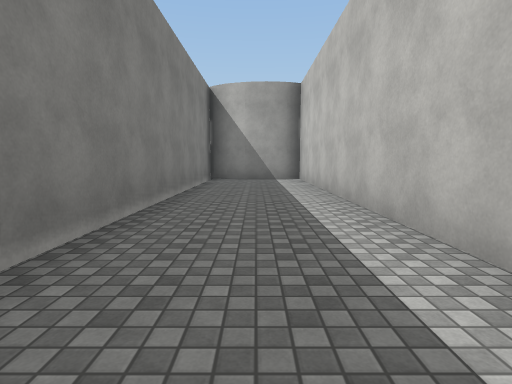
View 1 (above)

16 first-person views from a walk through a scene from a Unity 3-D project. The camera is 1.3 m above the floor, tilts 6° down and sees 80° across. The floor is counted in squares, 2.4 m on a side. Each view is taken from the middle of a square. On the plan, view 1 faces up. The plan holds only what a view shows up to about 9 squares ahead; the rest is blank. The place goes on beyond the plan. The player character is not drawn. Surface patterns are stand-ins for the level's own textures.

View 2
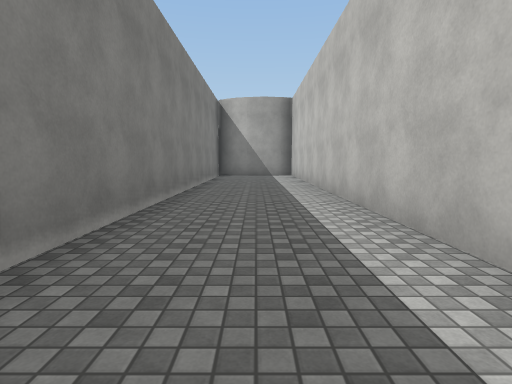

View 3
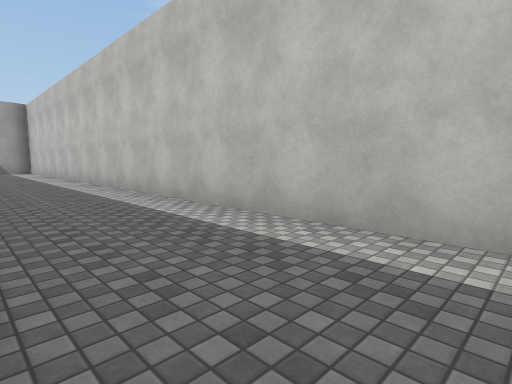

View 4
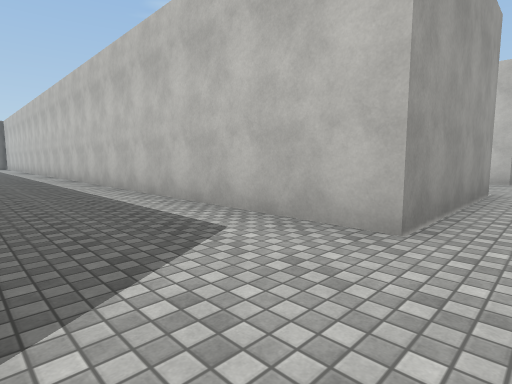

View 5
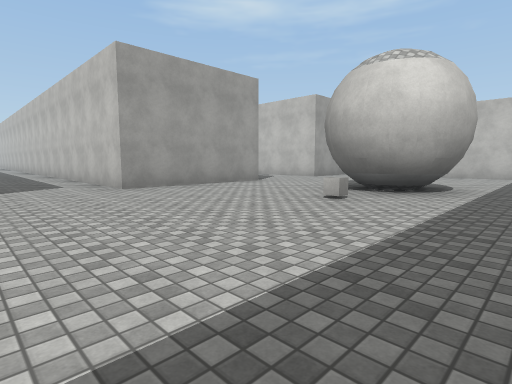

View 6
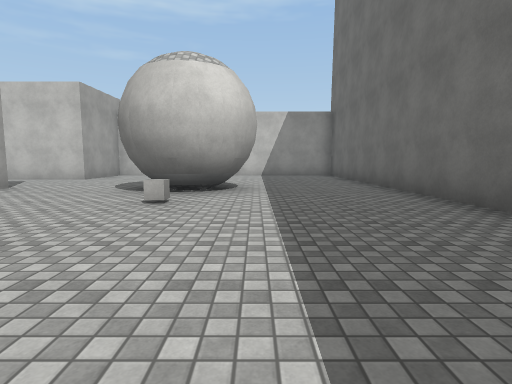

View 7
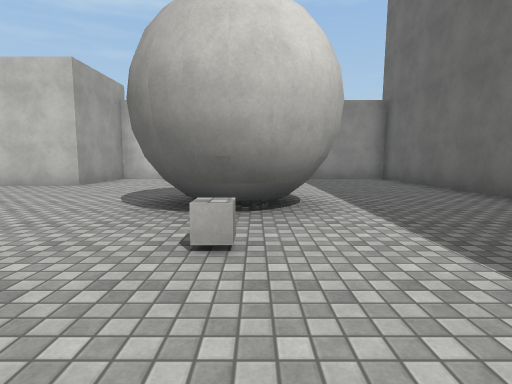

View 8
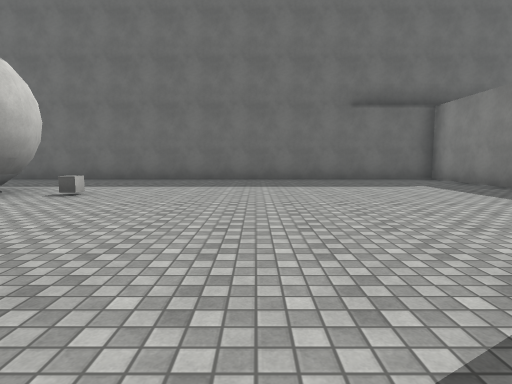

View 9
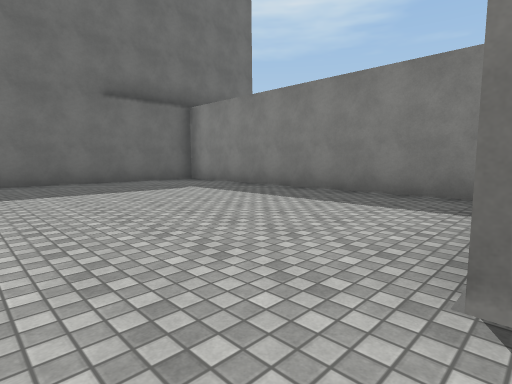

View 10
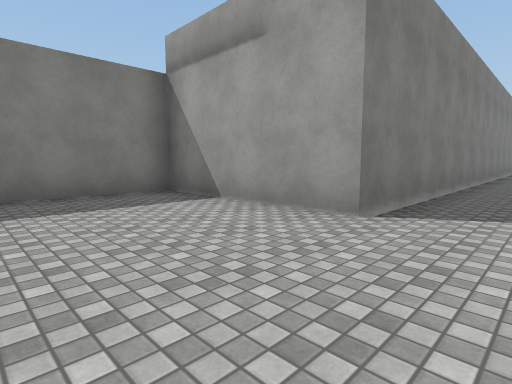

View 11
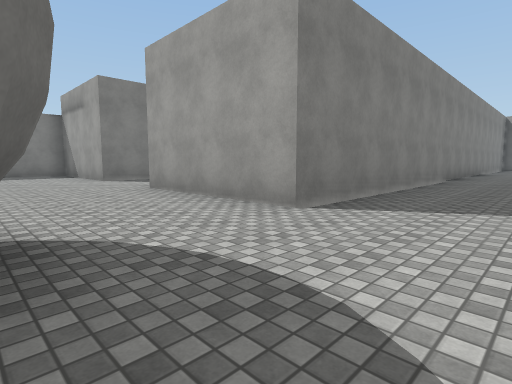

View 12
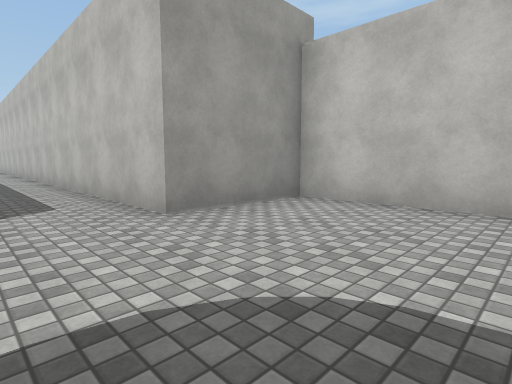

View 13
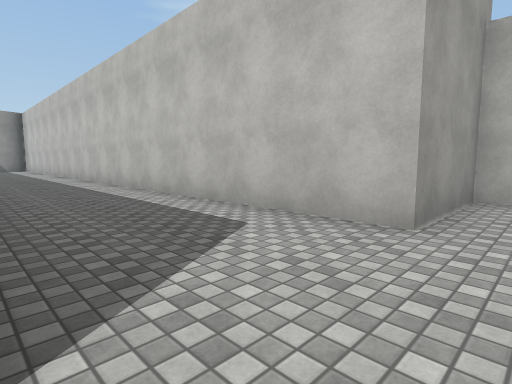

View 14
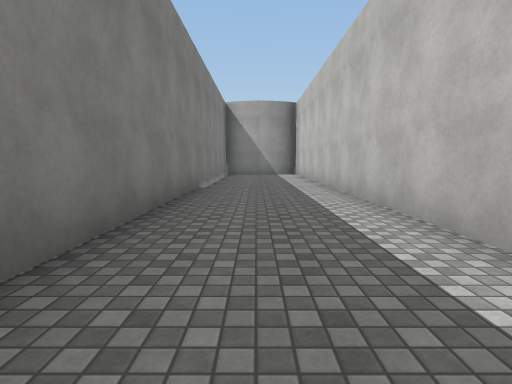

View 15
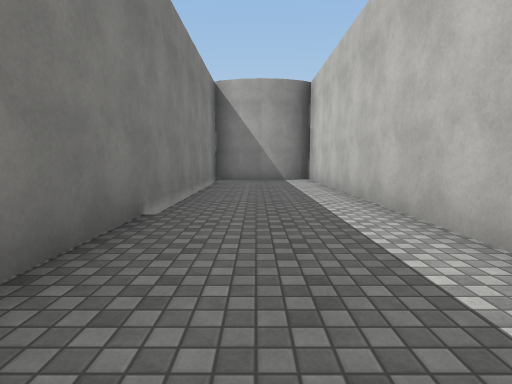

View 16
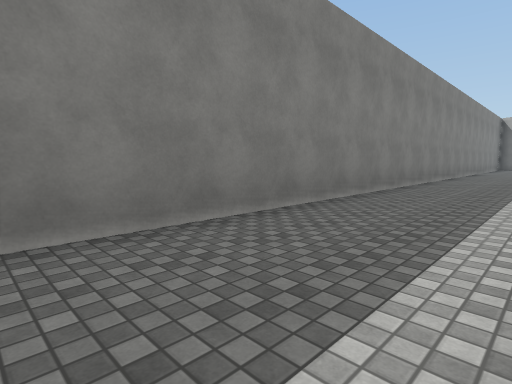

### Floor plan
Points are (right, up) in squares from view 1. A wall is a line through its corners. A room is listed if a view was taken in it or the views show most of it. See-through windows are left out.
Room 1 (views 1, 2, 3, 4, 5, 6, 7, 8, 9, 10, 11, 12, 13, 14, 15, 16)
walls: (5.1, -14.7) (5.5, -14.9); (3.7, -15.5) (3.8, -15.3) (4.3, -14.8); (3.7, -15.9) (3.8, -15.3); (4.5, -16.8) (4.2, -16.6) (3.9, -16.4); (4.9, 4.5) (4.9, -12.2) (1.2, -12.2) (1.2, 8.7) (0.8, 8.5); (6.8, 4.3) (6.2, 4.2) (5.5, 4.2); (0.3, 8.5) (-0.4, 8.6); (0.9, 8.6) (0, 8.5) (-0.8, 8.7) (-1.4, 9.1) (-1.4, -12.2) (-5, -12.2) (-5, -19.6) (9.7, -19.6) (9.7, -12.2) (7.5, -12.2) (7.5, 4.5) (6.6, 4.2)
objects: cube (3, -16)

Positions as (right, up) in squares from view 1, and headings:
1: (0, 0), facing up
2: (0, -2), facing up
3: (-1, -6), facing up-right
4: (-1, -13), facing up-right
5: (-1, -18), facing up-right
6: (-1, -17), facing right
7: (1, -16), facing right
8: (0, -11), facing down
9: (0, -12), facing down-left
10: (0, -15), facing up-left
11: (7, -15), facing up-left
12: (6, -15), facing up-right
13: (5, -13), facing up-right
14: (6, -7), facing up
15: (6, -4), facing up
16: (1, -11), facing up-left
